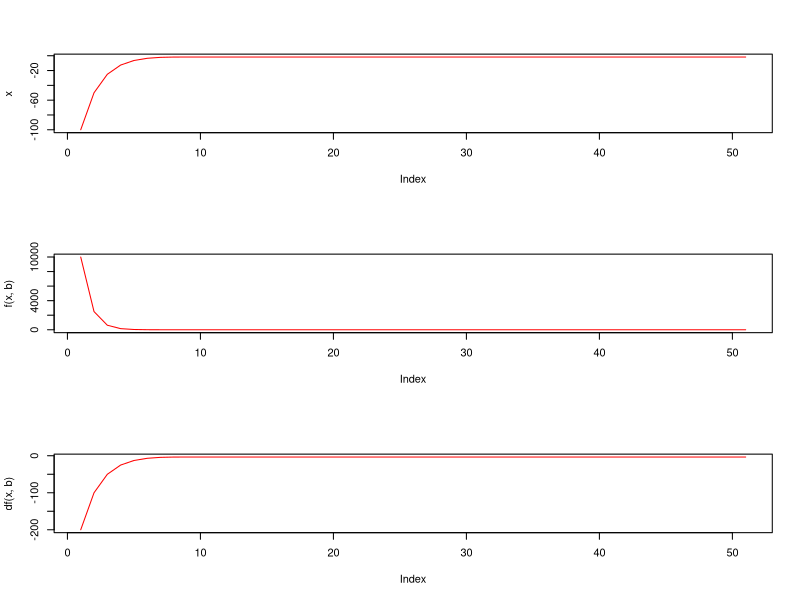
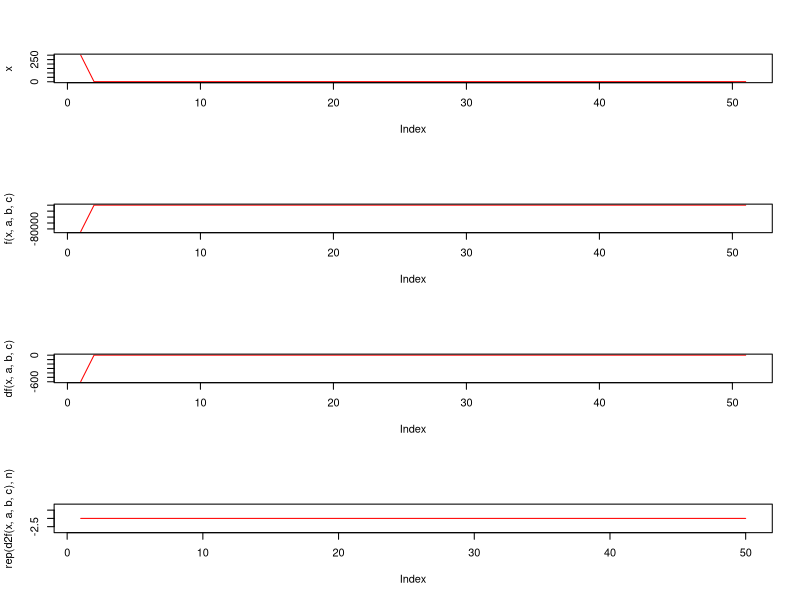

R code for these plots, in order:
###----------------------------------------------------------------------------
### Newton-Raphson Algorithm to Find the Root
###----------------------------------------------------------------------------
## The target function
f <- function(x, b)
    {
        x^2 -b
    }
## The gradient wrt x
df <- function(x, b)
    {
        2*x
    }
## Loop to find the best x
n <- 50
x <- rep(NA, n)
b <- 3
x[1] <- -100 # The initial value
for(i in 1:n)
{
    x[i+1] <- x[i]- (df(x[i], b))^(-1)*f(x[i], b)
}
## Check the convergence
par(mfrow = c(3, 1))
plot(x, type = "l", col = "red")
plot(f(x, b), type = "l", col = "red")
plot(df(x, b), type = "l", col = "red")


###----------------------------------------------------------------------------
### Newton-Raphson Algorithm to Maximize a Function
###----------------------------------------------------------------------------

## The target function
f <- function(x, a, b, c)
    {
        a*x^2 +b*x +c
    }

## The gradient wrt x
df <- function(x, a, b, c)
    {
        2*a*x +b
    }
## The Hessian wrt x
d2f <- function(x, a, b, c)
    {
        2*a
    }

## Loop to find the best x
n <- 50
x <- rep(NA, n)
a <- -1
b <- 3
c <- 10
x[1] <- 300 # The initial value
for(i in 1:n)
{
    x[i+1] <- x[i]- (d2f(x[i], a, b, c))^(-1)*df(x[i], a, b, c)
}
## Check the convergence
par(mfrow = c(4, 1))
plot(x, type = "l", col = "red")
plot(f(x, a, b, c), type = "l", col = "red")
plot(df(x, a, b, c), type = "l", col = "red")
plot(rep(d2f(x, a, b, c), n), type = "l", col = "red")
